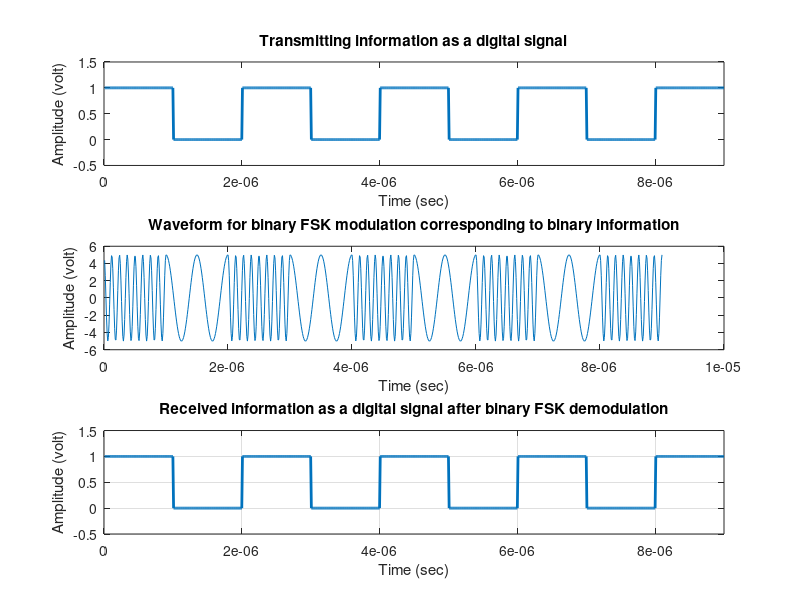

Source code (MATLAB):
clc;
clear all;
close all;

%N=10;                      %Number of bits
%n=randi([0,1],1,N)         %Random Bit Generation

x= [1 0 1 0 1 0 1 0 1];     % Input Signal
bp = 0.000001;              % Bit period bp=1/1000000
disp('Binary information at transmitter');
disp(x);

% Representation of transmitting binary information as a digital signal
bit = [];
for n = 1:length(x)
    if x(n) == 1
        se = ones(1, 100);  %Set up 100 times 1
    else
        se = zeros(1, 100);  %Set up 100 times 0
    end
    bit = [bit se];
end
 
tl = bp/100:bp/100:100*length(x)*(bp/100);              % Time Duration set up for input signal

%tl = bp/100 : bp/100 : 100 * length(x) * (bp/100);

subplot(3, 1, 1);
grid on;
plot(tl, bit, 'linewidth', 2);                          % Linewidth 2 for clear visualization
axis([0 bp * length(x) -0.5 1.5]);                      % Axis set-up
ylabel('Amplitude (volt)');
xlabel('Time (sec)');
title('Transmitting information as a digital signal');

% Binary FSK Modulation
A = 5;                              % Amplitude
br = 1 / bp;
fl = br * 8;                        % Frequency for 1 bit
f2 = br * 2;                        % Frequency for 0 bit
t = bp / 99 : bp / 99 : bp;         % Time for Modulated signal
ss = length(t);
m = [];
for i = 1:length(x)
    if x(i) == 1
        y = A * cos(2 * pi * fl * t);   % Sinusoidal signal for 1 bit
    else
        y = A * cos(2 * pi * f2 * t);   % Sinusoidal signal for 0 bit
    end
    m = [m y];
end

t3 = bp / 99 : bp / 99 : bp * length(x); %Time Duration set up for binary FSK Modulation
subplot(3, 1, 2);
plot(t3, m);
xlabel('Time (sec)');
ylabel('Amplitude (volt)');
title('Waveform for binary FSK modulation corresponding to binary information');

% Binary FSK Demodulation
mn = [];
bit=[];             %Demodulation Signal
for n = ss : ss : length(m) 
    yl = cos(2 * pi * fl * t);
    y2 = cos(2 * pi * f2 * t);
    mn = [mn yl .* m((n - (ss - 1)) : n)];
    mn = [mn y2 .* m((n - (ss - 1)) : n)];
    t4 = bp / 99 : bp / 99 : bp;
    z1 = trapz(t4, mn(1:ss));
    z2 = trapz(t4, mn(ss + 1 : end));
    zz1 = round(2 * z1 / bp);
    zz2 = round(2 * z2 / bp);
    if zz1 > A / 2       % Logic level (0 + A)/2 or (A + 0)/2 or 2.5 in this case
        bit = [bit 1];
    else
        bit = [bit 0];
    end    
    mn=[];
end

disp('Binary information at Receiver');
disp(bit);

% Representation of binary information as a digital signal
bit_received = [];
for n = 1:length(bit)
    if bit(n) == 1
        se = ones(1, 100);         %Set 0 for 100 times 
    else
        se = zeros(1, 100);        %Set 0 for 100 times 
    end
    bit_received = [bit_received se];
end

t4 = bp / 100 : bp / 100 : 100 * length(bit) * (bp / 100);     % Time Duration set up for Demodulation
subplot(3, 1, 3);
plot(t4, bit_received, 'Linewidth', 2);                        % Linewidth 2 for clear visualization
grid on;
axis([0 bp * length(bit) -0.5 1.5]);                           % Axis set-up
ylabel('Amplitude (volt)');
xlabel('Time (sec)');
title('Received information as a digital signal after binary FSK demodulation');